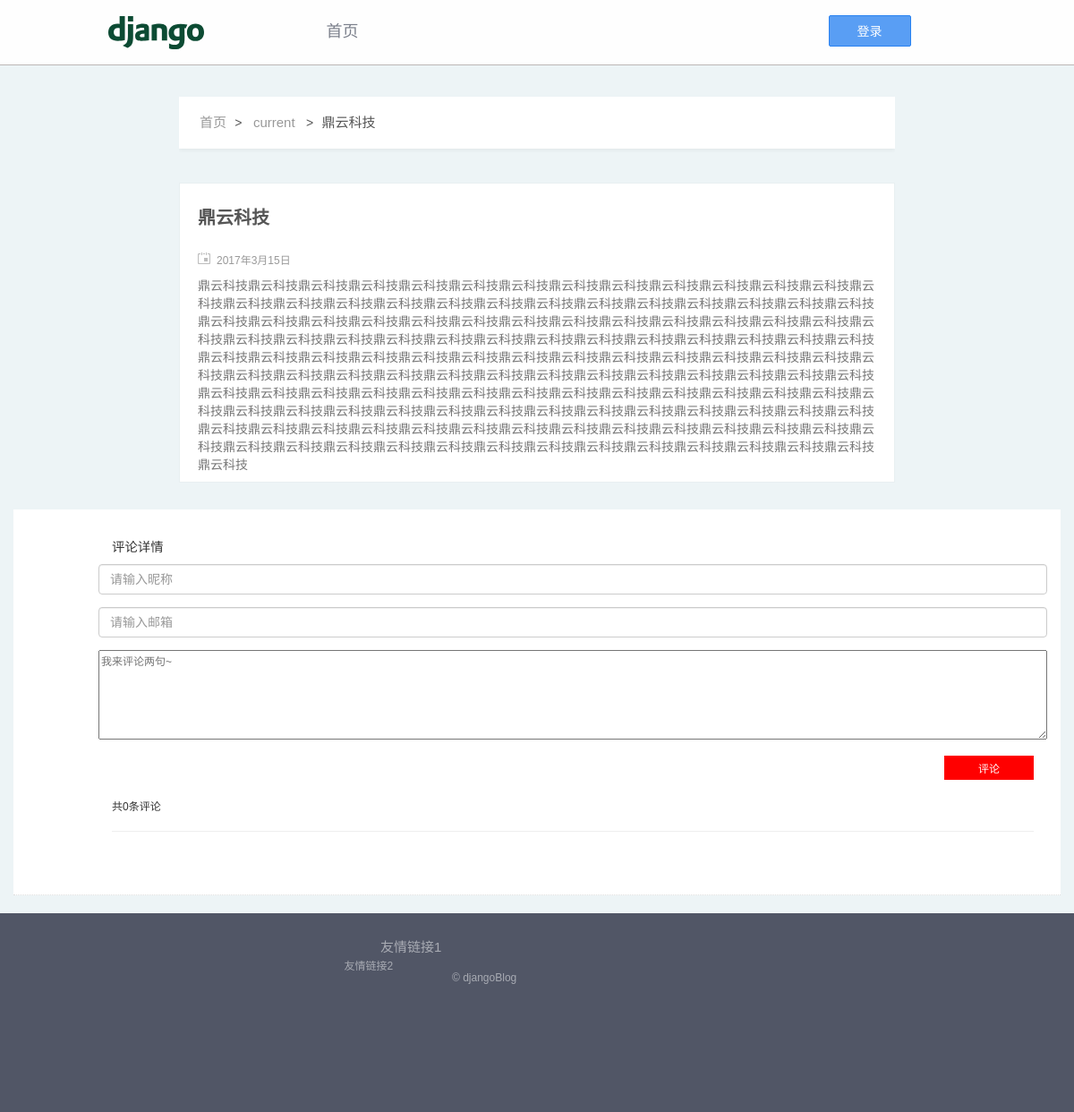
Screenshot of /article/4 with the database file from the repository.
### blog/models.py (models this page shows, shortened)
class Article(models.Model):
    STATUS_CHOICES = (
        ('d', 'Draft'),
        ('p', 'Published'),
    )
    objects = ArticleManage()
    title = models.CharField('标题', max_length=70)
    body = models.TextField('正文')
    created_time = models.DateTimeField('创建时间')
    last_modified_time = models.DateTimeField('修改时间')
    status = models.CharField('文章状态', max_length=1, choices=STATUS_CHOICES)
    abstract = models.CharField('摘要', max_length=54, blank=True, null=True, help_text='可选，如若为空将摘取正文的前54个')
    views = models.PositiveIntegerField('浏览量', default=0)
    likes = models.PositiveIntegerField('点赞数', default=0)
    topped = models.BooleanField('置顶', default=False)
    category = models.ForeignKey('Category', verbose_name='分类', null=True, on_delete=models.SET_NULL)
    tags = models.ManyToManyField('Tag', verbose_name='标签集合', blank=True)
    class Meta:
        ordering = ['-last_modified_time']

class Category(models.Model):
    name = models.CharField('类名', max_length=20)
    created_time = models.DateTimeField('创建时间', auto_now=True)
    last_modified_time = models.DateTimeField('修改时见', auto_now=True)

### blog/views.py (the view)
# urls.py: url(r'^article/(?P<article_id>\d+)$', views.ArticleDetailView.as_view(), name='detail'),
class ArticleDetailView(DetailView):
    model = Article
    template_name = 'blog/detail.html'
    context_object_name = 'article'
    pk_url_kwarg = 'article_id'
    def get_object(self, queryset=None):
        obj = super(ArticleDetailView, self).get_object()
        obj.body = markdown2.markdown(obj.body, extras=['fenced-code-blocks'], )
        return obj
    def get_context_data(self, **kwargs):
        kwargs['comment_list'] = self.object.blogcomment_set.all()
        kwargs['form'] = BlogCommentForm()
        return super(ArticleDetailView, self).get_context_data(**kwargs)

### blog/forms.py
class BlogCommentForm(forms.ModelForm):
    class Meta:
        model = BlogComment #form 关联的Model
        fields = ['user_name', 'user_email', 'body']
        widgets = {
            'user_name' : forms.TextInput(attrs={
                'class': 'form-control',
                'placeholder' : "请输入昵称",
                'aria-describedby': 'sizing-addon1',
            }),
            'user_email': forms.EmailInput(attrs={
                'class': 'form-control',
                'placeholder': "请输入邮箱",
                'aria-describedby': 'sizing-addon1',
            }),
            'body': forms.Textarea(attrs={
                'placeholder': '我来评论两句~'
            }),
        }

### blog/templates/blog/detail.html
{% extends 'base.html' %}
{% block content %}
    <div class="container">
        <div class="row">
            <div id="bd" class="wrp clear-fix">
                <div id="main">
                    <div id="detail-title">
                        <ul id="single-nav">
                            <li><a href="{% url 'blog:index' %}">首页</a></li>
                            <li>&gt;</li>
                            <li>
                                <ul class="post-categories">
                                    <li><a href="" title=""
                                           rel="category">{{ article.category.name }}</a>
                                    </li>
                                </ul>
                            </li>
                            <li>&gt;</li>
                            <li class="title-active"><a href="{% url 'blog:detail' article.pk %}"
                                                        rel="bookmark">{{ article.title }}</a>
                            </li>
                        </ul>
                    </div>
                    <div id="post-1951"
                         class="post-1951 post type-post status-publish format-standard hentry category-meida-report">
                        <div class="post-hd">
                            <h1 class="title">{{ article.title }}</h1>
                        </div>
                        <div class="date-read">
                            <i class="icon-date"></i><span
                                class="date">{{ article.last_modified_time|date:"Y年n月d日" }}</span>
                        </div>
                        <div class="post-bd">
                            {{ article.body |safe }}
                        </div>
                    </div>
                </div>
            </div>
            {% include 'blog/comment.html' %}
        </div>
    </div>
{% endblock %}

### blog/static/blog/css/style.css (style rules this page uses)
html, body { margin: 0; padding: 0; border: 0; font-size: 100%; vertical-align: baseline; line-height: 1; }
body { margin: 0; padding: 0; font: 12px 'Microsoft Yahei', '微软雅黑', 'simsun', Arial, sans-serif; background-color: #edf4f6; min-width: 960px; }
ul { padding: 0; margin: 0; }
li { list-style: none; }
a { text-decoration: none }
input, textarea { outline: 0 }
.wrp { width: 960px; height: 72px; margin: 0 auto; }
.clear-fix:after { clear: both; display: block; visibility: hidden; overflow: hidden; height: 0; content: '.' }
.clear-fix { zoom: 1 }
#bd { margin: 0 auto; width: 800px; height: auto; }
#main { float: left; overflow-x: hidden; width: 100% }
.post { margin-top: 38px; border: 1px solid #e8eff1; background-color: #fff; padding-left: 20px; padding-right: 20px; }
.post-hd .title { margin: 27px 0 27px; font-size: 20px; font-weight: bold; color: #555; }
.date-read { margin: 10px 0px; }
.icon-date { display: inline-block; *display: inline; *zoom: 1; width: 14px; height: 13px; margin-right: 7px; background: url(../img/date.png) no-repeat; }
.read, .date { color: #999; margin-right: 12px; }
.post-bd { / / min-height: 250 px; word-break: break-word; color: #777; }
.post-bd p { color: #777; font-size: 14px; }
#detail-title { display: block; width: 800px; margin: 0 auto; margin-top: 35px; background-color: #fff; box-shadow: 0 2px 4px rgba(0, 0, 0, 0.05); }
#detail-title #single-nav { margin-left: 20px; height: 58px; }
#detail-title li { display: inline-block; *display: inline; *zoom: 1; font-size: 14px; color: #555; line-height: 58px; padding: 0 3px; vertical-align: top; }
#detail-title li a { font-size: 15px; color: #999; display: block; }
#detail-title .title-active a { color: #555; overflow: hidden; white-space: nowrap; text-overflow: ellipsis; max-width: 500px; }
.comment textarea { width: 100%; height: 100px; resize: vertical; }

### rows the page displays
Article: category.name "current", title "鼎云科技", last_modified_time "2017年3月15日", body "鼎云科技鼎云科技鼎云科技鼎云科技鼎云科技鼎云科技鼎云科技鼎云科技鼎云科技鼎云科技鼎云科技鼎云科技鼎云科技鼎云科技鼎云科技鼎云科技鼎云科技鼎云科技鼎云科技鼎云科技鼎云科技鼎云科技鼎云科技鼎云科技鼎云科技鼎云科技鼎云科技鼎云科技鼎云科技鼎云科技鼎云科技鼎云科技鼎云科技鼎云科技鼎云科技鼎云科技鼎云科技鼎云科技鼎云科技鼎云科技鼎云科技鼎云科技鼎云科技鼎云科技鼎云科技鼎云科技鼎云科技鼎云科技鼎云科技鼎云科技鼎云科技鼎云科技鼎云科技鼎云科技鼎云科技鼎云科技鼎云科技鼎云科技鼎云科技鼎云科技鼎云科技鼎云科技鼎云科技鼎云科技鼎云科技鼎云科技鼎云科技鼎云科技鼎云科技鼎云科技鼎云科技鼎云科技鼎云科技鼎云科技鼎云科技鼎云科技鼎云科技鼎云科技鼎云科技鼎云科技鼎云科技鼎云科技鼎云科技鼎云科技鼎云科技鼎云科技鼎云科技鼎云科技鼎云科技鼎云科技鼎云科技鼎云科技鼎云科技鼎云科技鼎云科技鼎云科技鼎云科技鼎云科技鼎云科技鼎云科技鼎云科技鼎云科技鼎云科技鼎云科技鼎云科技鼎云科技鼎云科技鼎云科技鼎云科技鼎云科技鼎云科技鼎云科技鼎云科技鼎云科技鼎云科技鼎云科技鼎云科技鼎云科技鼎云科技鼎云科技鼎云科技鼎云科技鼎云科技鼎云科技鼎云科技鼎云科技鼎云科技鼎云科技鼎云科技鼎云科技鼎云科技鼎云科技鼎云科技鼎云科技鼎云科技鼎云科技"

### other values shown
{{ 0 }} "0"
